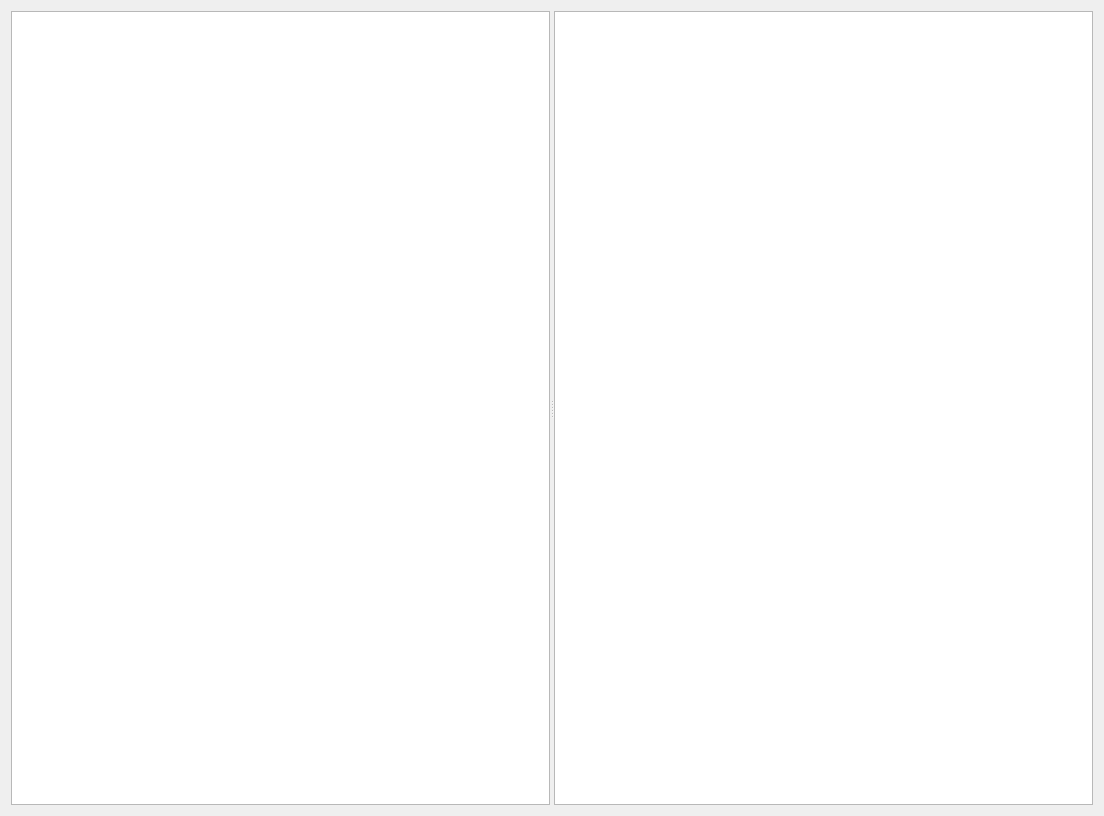
<?xml version="1.0" encoding="UTF-8"?>
<ui version="4.0">
 <class>FileExplorer</class>
 <widget class="QDialog" name="FileExplorer">
  <property name="geometry">
   <rect>
    <x>0</x>
    <y>0</y>
    <width>1104</width>
    <height>816</height>
   </rect>
  </property>
  <property name="windowTitle">
   <string>Dialog</string>
  </property>
  <layout class="QHBoxLayout" name="horizontalLayout">
   <item>
    <widget class="QSplitter" name="splitter">
     <property name="orientation">
      <enum>Qt::Orientation::Horizontal</enum>
     </property>
     <widget class="QTreeView" name="treeView">
      <property name="styleSheet">
       <string notr="true"/>
      </property>
     </widget>
     <widget class="QListView" name="listView"/>
    </widget>
   </item>
  </layout>
 </widget>
 <resources/>
 <connections/>
</ui>
